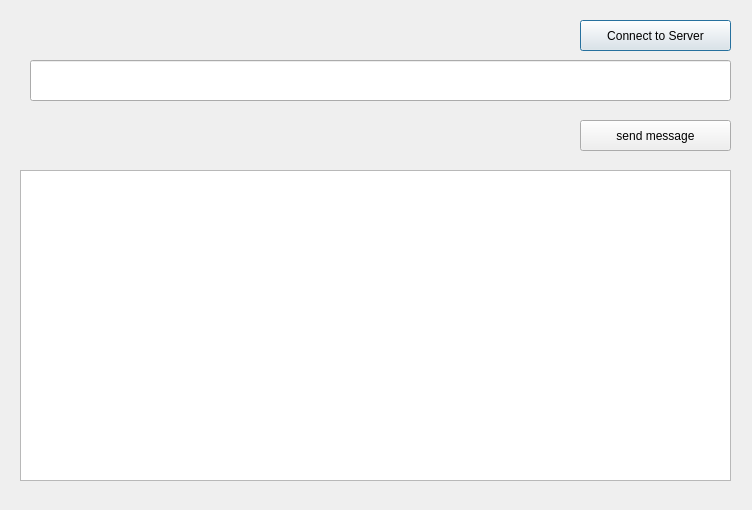
<?xml version="1.0" encoding="UTF-8"?>
<ui version="4.0">
 <class>Dialog</class>
 <widget class="QDialog" name="Dialog">
  <property name="geometry">
   <rect>
    <x>0</x>
    <y>0</y>
    <width>752</width>
    <height>510</height>
   </rect>
  </property>
  <property name="windowTitle">
   <string>Client</string>
  </property>
  <widget class="QPlainTextEdit" name="plainTextEdit">
   <property name="geometry">
    <rect>
     <x>20</x>
     <y>170</y>
     <width>711</width>
     <height>311</height>
    </rect>
   </property>
  </widget>
  <widget class="QPushButton" name="btn_connect">
   <property name="geometry">
    <rect>
     <x>580</x>
     <y>20</y>
     <width>151</width>
     <height>31</height>
    </rect>
   </property>
   <property name="text">
    <string>Connect to Server</string>
   </property>
  </widget>
  <widget class="QLineEdit" name="edit_message">
   <property name="geometry">
    <rect>
     <x>30</x>
     <y>60</y>
     <width>701</width>
     <height>41</height>
    </rect>
   </property>
  </widget>
  <widget class="QPushButton" name="btn_send">
   <property name="geometry">
    <rect>
     <x>580</x>
     <y>120</y>
     <width>151</width>
     <height>31</height>
    </rect>
   </property>
   <property name="text">
    <string>send message</string>
   </property>
  </widget>
 </widget>
 <resources/>
 <connections/>
</ui>
